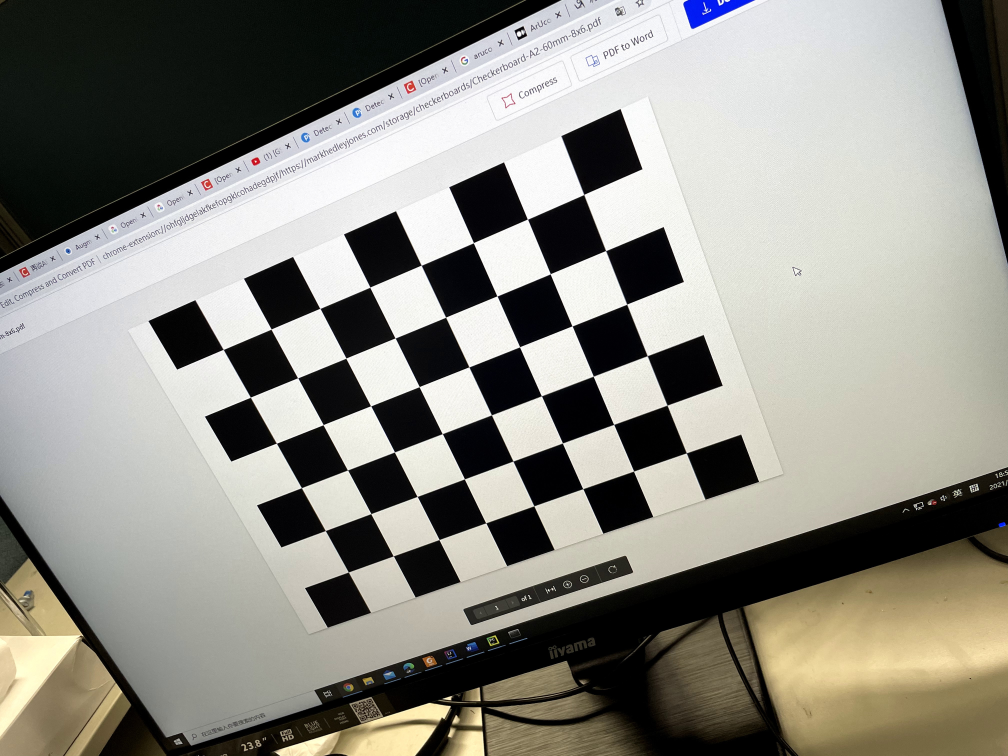
#> input picture AR/image/1.JPG, 4032 x 3024 px (shown at 1/4 size); its folder holds only this picture in this run
$ python main.py
#> lines starting #> are read from the running program, lines starting #| are printed output that depends on the picture; long printed decimals are rounded
import cv2
import numpy as np
import glob
import matplotlib.pyplot as plt
import matplotlib.patches as patches


# 找棋盘格角点

criteria = (cv2.TERM_CRITERIA_EPS + cv2.TERM_CRITERIA_MAX_ITER, 30, 0.001) # 阈值
#棋盘格模板规格
w = 8   # 10 - 1
h = 6   # 7  - 1
# 世界坐标系中的棋盘格点,例如(0,0,0), (1,0,0), (2,0,0) ....,(8,5,0)，去掉Z坐标，记为二维矩阵
objp = np.zeros((w*h,3), np.float32)
objp[:,:2] = np.mgrid[0:w,0:h].T.reshape(-1,2)
objp = objp*30.0  # 18.1 mm

# 储存棋盘格角点的世界坐标和图像坐标对
objpoints = [] # 在世界坐标系中的三维点
imgpoints = [] # 在图像平面的二维点

images = glob.glob('./image/*.jpg')  #   拍摄的十几张棋盘图片所在目录

i = 1
for fname in images:

    img = cv2.imread(fname)
#> img is the input picture: shape (3024, 4032, 3); mean B, G, R 132.3, 140.1, 141.5
    gray = cv2.cvtColor(img,cv2.COLOR_BGR2GRAY)
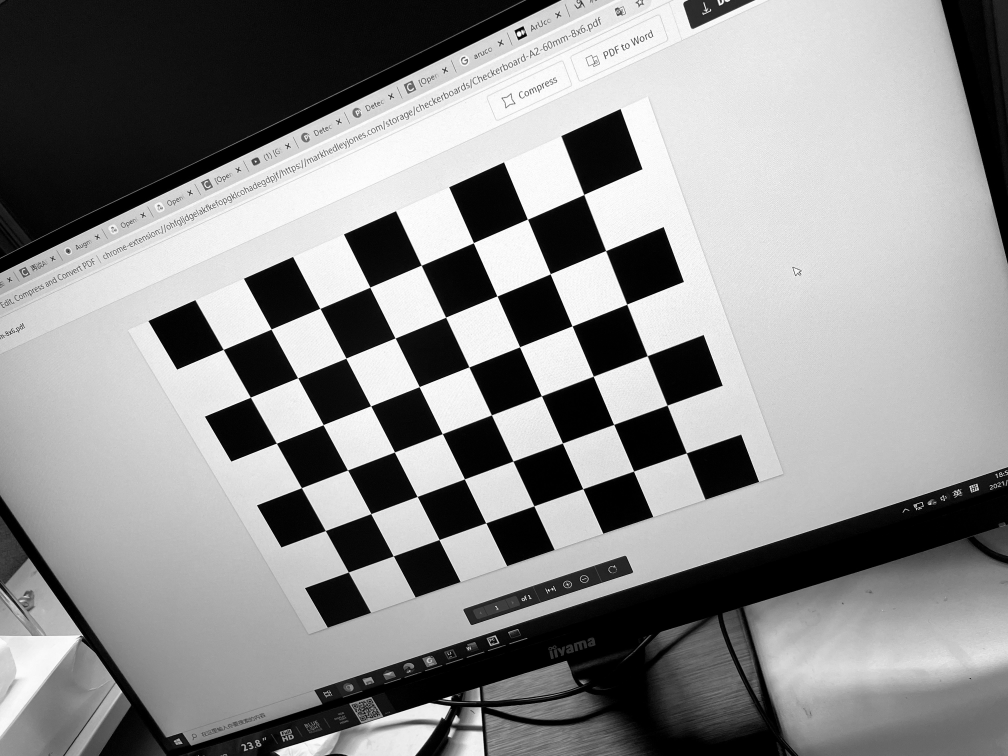
#> gray: shape (3024, 4032) (shown at 1/4 size); min 0, max 255, mean 139.6
    # 找到棋盘格角点
    ret, corners = cv2.findChessboardCorners(gray, (w,h),None)
#> ret = True; corners = 48 rows, first 8: [894, 1399], [1085.7, 1317.3], [1280.8, 1235], [1481.2, 1150], [1686.4, 1062.3], [1895, 972.2], [2110.4, 877.8], [2336.3, 779]
    # 如果找到足够点对，将其存储起来
    if ret == True:
        print("i:", i)
        i = i+1

        cv2.cornerSubPix(gray,corners,(11,11),(-1,-1),criteria)
        objpoints.append(objp)
        imgpoints.append(corners)
        # 将角点在图像上显示
        cv2.drawChessboardCorners(img, (w,h), corners, ret)
        cv2.namedWindow('findCorners', cv2.WINDOW_NORMAL)
        cv2.resizeWindow('findCorners', 810, 405)
        cv2.imshow('findCorners',img)
        cv2.waitKey(1)
cv2.destroyAllWindows()
#%% 标定
ret, mtx, dist, rvecs, tvecs = \
    cv2.calibrateCamera(objpoints, imgpoints, gray.shape[::-1], None, None)
#> ret = 0.513; mtx = [[3271, 0, 1949.3], [0, 3321.4, 1441.6], [0, 0, 1]]; dist = [[0.209, -0.738, -0.00164, -0.0024, -0.133]]; rvecs = ([0.33, 0.155, -0.4],); tvecs = ([-143.4, -5.7, 451.5],)


print("ret:",ret  )
#| ret: 0.5132
print("mtx:\n",mtx)      # 内参数矩阵
#| mtx:
#|  [[3.27096600e+03 0.00000000e+00 1.94928697e+03]
#|  [0.00000000e+00 3.32137081e+03 1.44158222e+03]
#|  [0.00000000e+00 0.00000000e+00 1.00000000e+00]]
print("dist:\n",dist   )   # 畸变系数   distortion cofficients = (k_1,k_2,p_1,p_2,k_3)
#| dist:
#|  [[ 0.2085 -0.7376  -0.001644 -0.002397 -0.1328]]
print("rvecs:\n",rvecs)   # 旋转向量  # 外参数
#| rvecs:
#|  (array([[ 0.3299],
#|        [ 0.1552],
#|        [-0.4001]]),)
print("tvecs:\n",tvecs  )  # 平移向量  # 外参数
#| tvecs:
#|  (array([[-143.412],
#|        [  -5.698],
#|        [ 451.537]]),)

$ run again, on AR/image/6.JPG
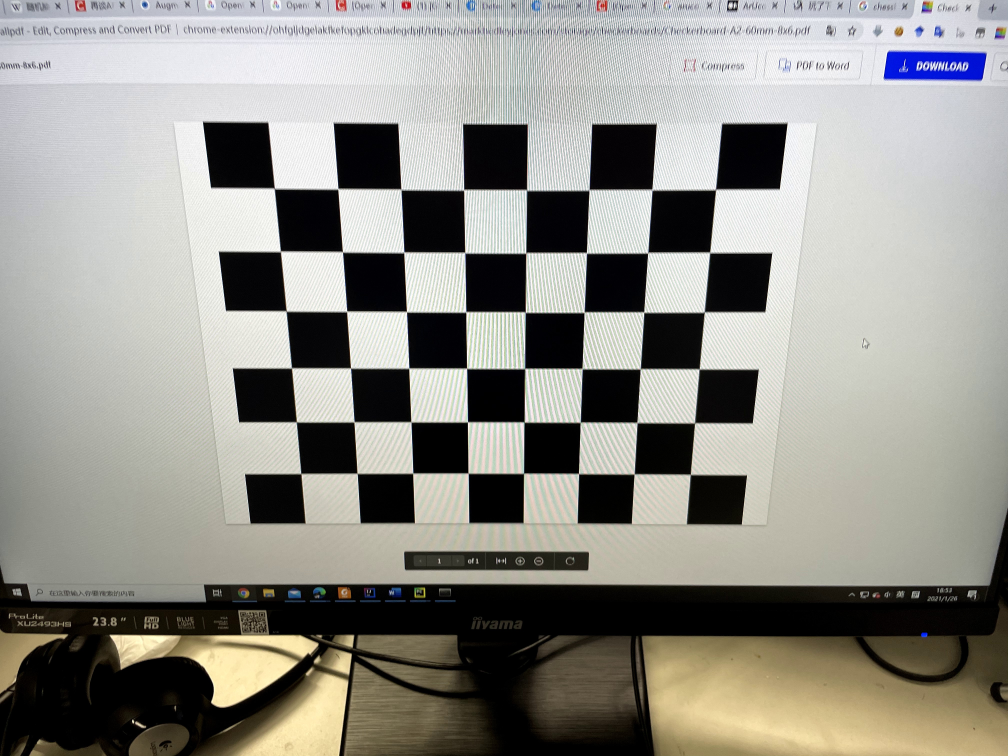
#> input picture AR/image/6.JPG, 4032 x 3024 px (shown at 1/4 size)
#> img is the input picture: shape (3024, 4032, 3); mean B, G, R 137.5, 144, 145.3
#> `gray = cv2.cvtColor(img,cv2.COLOR_BGR2GRAY)`:
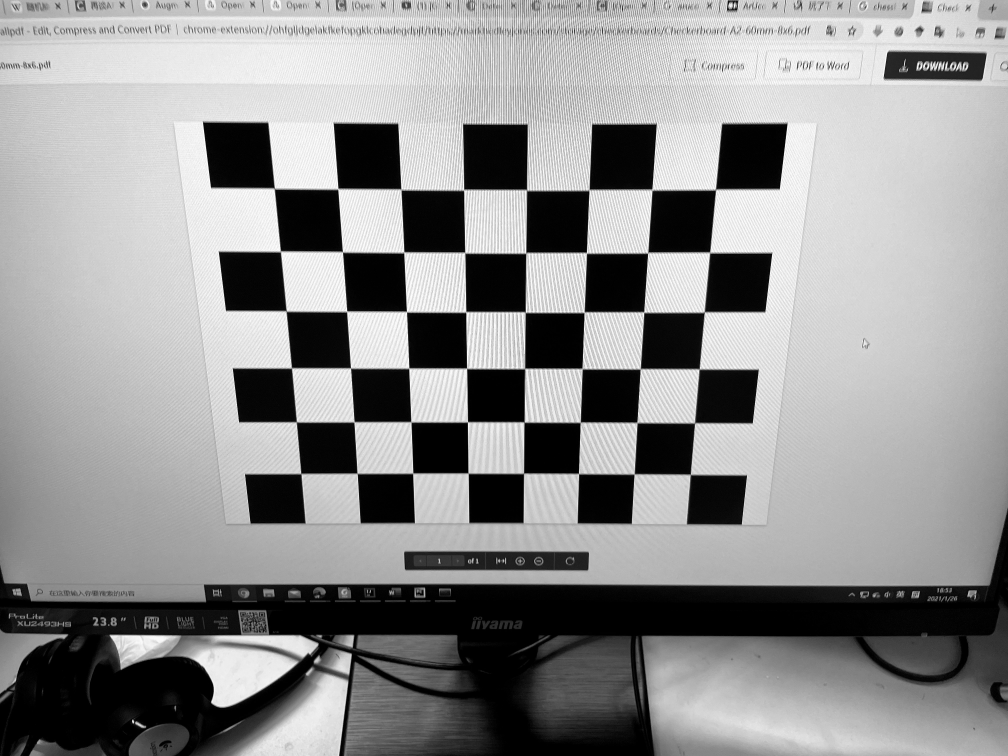
#> gray: shape (3024, 4032) (shown at 1/4 size); min 0, max 255, mean 143.7
#> `ret, corners = cv2.findChessboardCorners(gray, (w,h),None)`: ret = True; corners = 48 rows, first 8: [1097.5, 756.4], [1353, 755.8], [1605.7, 759.6], [1855.5, 758.8], [2107.8, 761], [2357.3, 761.7], [2609.4, 759.1], [2863.5, 760]
#> `ret, mtx, dist, rvecs, tvecs = \ cv2.calibrateCamera(objpoints, imgpoi..`: ret = 0.59; mtx = [[4880.2, 0, 2029.7], [0, 5178.4, 1868.9], [0, 0, 1]]; dist = [[0.381, -0.471, 0.0259, 0.000757, -7.2]]; rvecs = ([0.535, -0.000151, 0.00258],); tvecs = ([-110.8, -126.1, 587.7],)
#| ret: 0.5901
#| mtx:
#|  [[4.88017314e+03 0.00000000e+00 2.02973743e+03]
#|  [0.00000000e+00 5.17843648e+03 1.86893763e+03]
#|  [0.00000000e+00 0.00000000e+00 1.00000000e+00]]
#| dist:
#|  [[ 3.81123984e-01 -4.71380999e-01  2.59150801e-02  7.57184284e-04
#|   -7.20461762e+00]]
#| rvecs:
#|  (array([[ 5.34745067e-01],
#|        [-1.51476136e-04],
#|        [ 2.57528199e-03]]),)
#| tvecs:
#|  (array([[-110.774],
#|        [-126.099],
#|        [ 587.716]]),)

$ run again, on AR/image/10.JPG
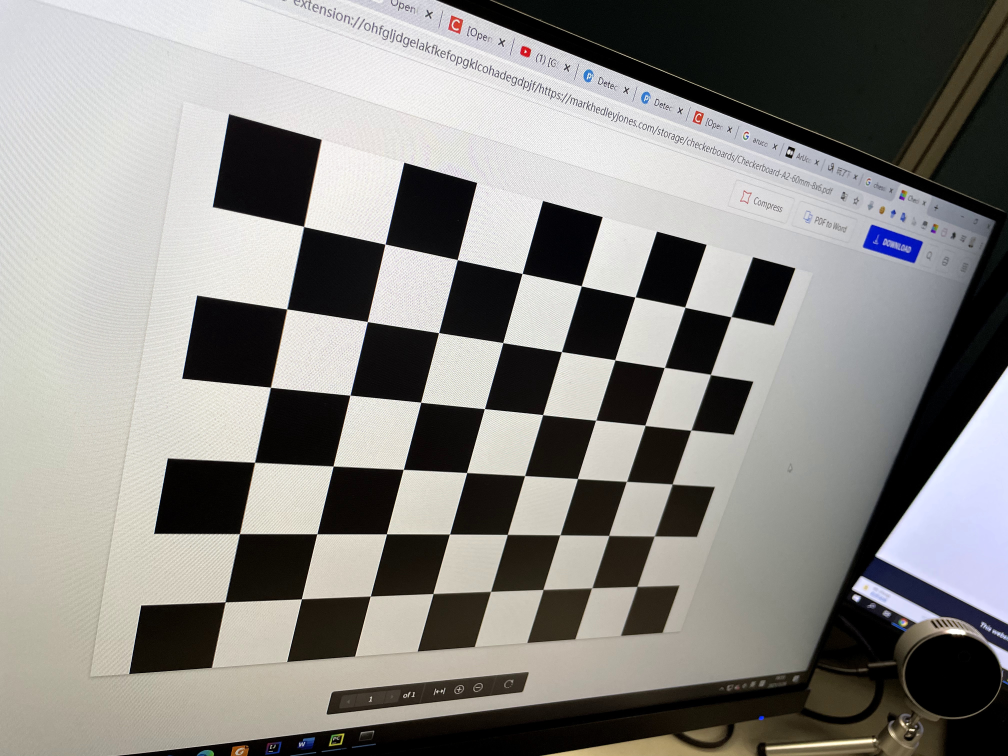
#> input picture AR/image/10.JPG, 4032 x 3024 px (shown at 1/4 size)
#> img is the input picture: shape (3024, 4032, 3); mean B, G, R 132.5, 136, 137.6
#> `gray = cv2.cvtColor(img,cv2.COLOR_BGR2GRAY)`:
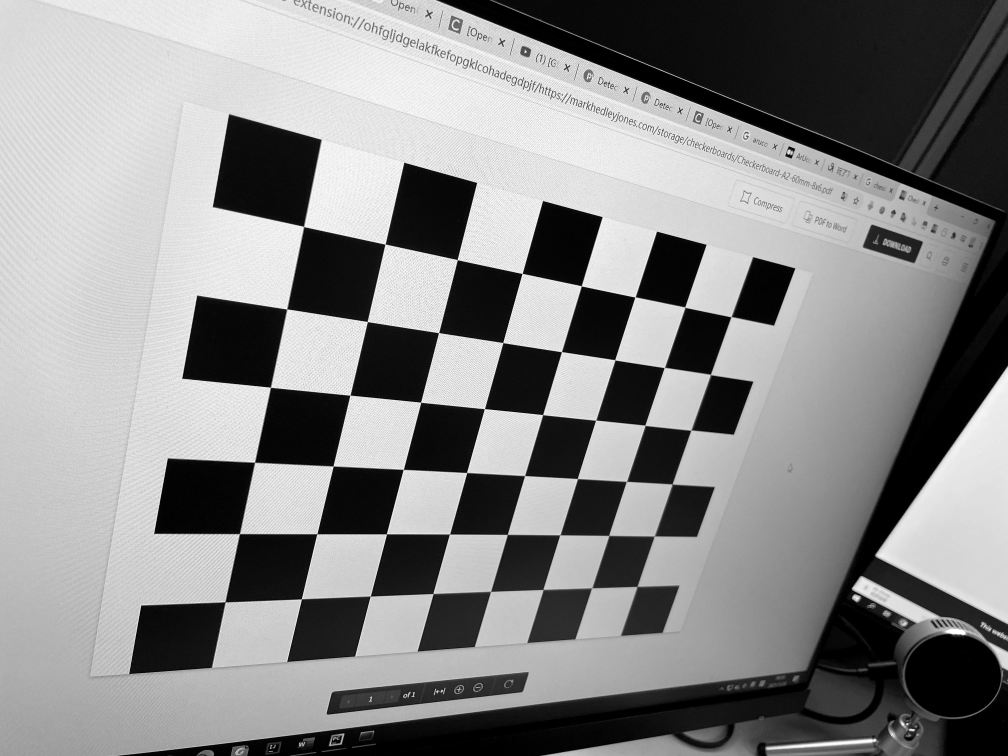
#> gray: shape (3024, 4032) (shown at 1/4 size); min 0, max 255, mean 136.1
#> `ret, corners = cv2.findChessboardCorners(gray, (w,h),None)`: ret = True; corners = 48 rows, first 8: [1216.9, 907.3], [1541.9, 976.8], [1830.4, 1040], [2089.8, 1095.3], [2326.5, 1145.3], [2540.8, 1189.9], [2740.3, 1231.1], [2923.6, 1269]
#> `ret, mtx, dist, rvecs, tvecs = \ cv2.calibrateCamera(objpoints, imgpoi..`: ret = 0.596; mtx = [[2750.3, 0, 2048.8], [0, 2867, 1278.8], [0, 0, 1]]; dist = [[0.133, -0.264, -0.00534, 0.00199, 0.177]]; rvecs = ([0.282, -0.466, 0.222],); tvecs = ([-74.05, -31.61, 247.2],)
#| ret: 0.5963
#| mtx:
#|  [[2.75028600e+03 0.00000000e+00 2.04882749e+03]
#|  [0.00000000e+00 2.86697821e+03 1.27878435e+03]
#|  [0.00000000e+00 0.00000000e+00 1.00000000e+00]]
#| dist:
#|  [[ 0.1325 -0.2637 -0.005337   0.001994  0.1773]]
#| rvecs:
#|  (array([[ 0.2821],
#|        [-0.4658 ],
#|        [ 0.2218]]),)
#| tvecs:
#|  (array([[-74.046],
#|        [-31.608],
#|        [247.245]]),)
